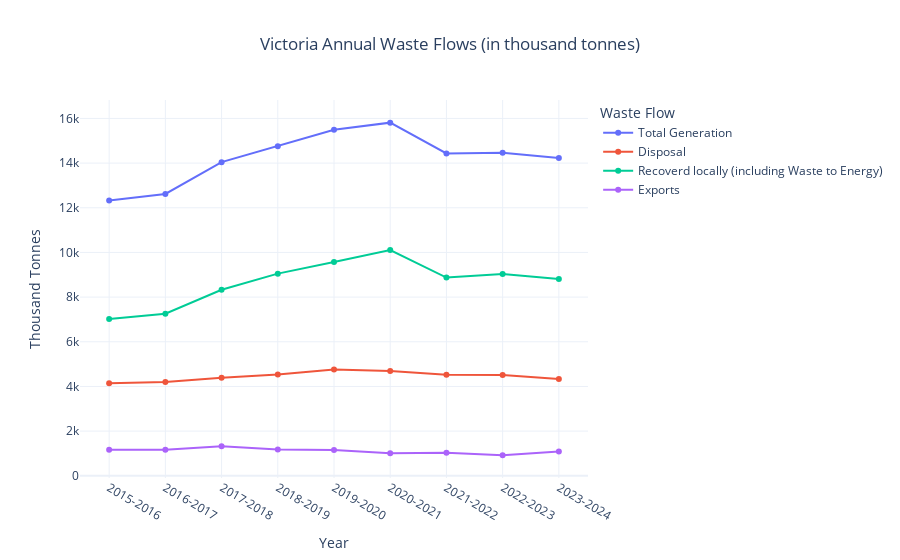

Notebook code cell kept with this figure:
### Markdown cell above
Victoria’s total waste generation has grown over time, but local recovery (including Waste-to-Energy) is steadily increasing while exports are declining.  
However, disposal levels remain relatively stable, showing that stronger community participation in recycling is still needed to further cut landfill.  
For new migrants, this highlights both the progress of Victoria’s waste system and the importance of individual sorting habits.

### Code cell
import pandas as pd
import plotly.express as px

# Read dataset
df = pd.read_csv("Merged_vic_waste_summary.csv")

# Convert from tonnes to thousand tonnes
df["Total Generation"] = df["Total Generation"] / 1000
df["Disposal"] = df["Disposal"] / 1000
df["Recoverd locally (including Waste to Energy)"] = df["Recoverd locally (including Waste to Energy)"] / 1000
df["Exports"] = df["Exports"] / 1000

# Create line chart
fig = px.line(
    df,
    x="Financial Year",
    y=["Total Generation", "Disposal", 
       "Recoverd locally (including Waste to Energy)", "Exports"],
    markers=True,
    title="Victoria Annual Waste Flows (in thousand tonnes)",
    labels={
        "value": "Thousand Tonnes",
        "Financial Year": "Year",
        "variable": "Category"
    },
    hover_data={"Financial Year": True, "value":":.1f"}  # 1 decimal place
)

# Layout adjustments
fig.update_layout(
    hovermode="x unified",
    legend_title_text="Waste Flow",
    template="plotly_white",
    title_x=0.5,    
    height=600 
)

fig.show()

### Figure 1 — Plotly figure (JSON) as saved in the notebook; plotly's stock layout.template omitted (floating-point values rounded to 4 significant figures)
{"data": [{"hovertemplate": "Category=Total Generation<br>Year=%{x}<br>Thousand Tonnes=%{y:.1f}<extra></extra>", "legendgroup": "Total Generation", "line": {"color": "#636efa", "dash": "solid"}, "marker": {"symbol": "circle"}, "mode": "lines+markers", "name": "Total Generation", "orientation": "v", "showlegend": true, "type": "scatter", "x": ["2015-2016", "2016-2017", "2017-2018", "2018-2019", "2019-2020", "2020-2021", "2021-2022", "2022-2023", "2023-2024"], "xaxis": "x", "y": [12330.0, 12620.0, 14040.0, 14760.0, 15490.0, 15810.0, 14430.0, 14460.0, 14230.0], "yaxis": "y"}, {"hovertemplate": "Category=Disposal<br>Year=%{x}<br>Thousand Tonnes=%{y:.1f}<extra></extra>", "legendgroup": "Disposal", "line": {"color": "#EF553B", "dash": "solid"}, "marker": {"symbol": "circle"}, "mode": "lines+markers", "name": "Disposal", "orientation": "v", "showlegend": true, "type": "scatter", "x": ["2015-2016", "2016-2017", "2017-2018", "2018-2019", "2019-2020", "2020-2021", "2021-2022", "2022-2023", "2023-2024"], "xaxis": "x", "y": [4139.0, 4199.0, 4393.0, 4536.0, 4764.0, 4692.0, 4525.0, 4517.0, 4335.0], "yaxis": "y"}, {"hovertemplate": "Category=Recoverd locally (including Waste to Energy)<br>Year=%{x}<br>Thousand Tonnes=%{y:.1f}<extra></extra>", "legendgroup": "Recoverd locally (including Waste to Energy)", "line": {"color": "#00cc96", "dash": "solid"}, "marker": {"symbol": "circle"}, "mode": "lines+markers", "name": "Recoverd locally (including Waste to Energy)", "orientation": "v", "showlegend": true, "type": "scatter", "x": ["2015-2016", "2016-2017", "2017-2018", "2018-2019", "2019-2020", "2020-2021", "2021-2022", "2022-2023", "2023-2024"], "xaxis": "x", "y": [7018.0, 7258.0, 8330.0, 9050.0, 9573.0, 10110.0, 8873.0, 9031.0, 8805.0], "yaxis": "y"}, {"hovertemplate": "Category=Exports<br>Year=%{x}<br>Thousand Tonnes=%{y:.1f}<extra></extra>", "legendgroup": "Exports", "line": {"color": "#ab63fa", "dash": "solid"}, "marker": {"symbol": "circle"}, "mode": "lines+markers", "name": "Exports", "orientation": "v", "showlegend": true, "type": "scatter", "x": ["2015-2016", "2016-2017", "2017-2018", "2018-2019", "2019-2020", "2020-2021", "2021-2022", "2022-2023", "2023-2024"], "xaxis": "x", "y": [1169.0, 1162.0, 1320.0, 1171.0, 1157.0, 1009.0, 1036.0, 914.9, 1090.0], "yaxis": "y"}], "layout": {"autosize": true, "hovermode": "x unified", "legend": {"title": {"text": "Waste Flow"}, "tracegroupgap": 0}, "title": {"text": "Victoria Annual Waste Flows (in thousand tonnes)", "x": 0.5}, "xaxis": {"anchor": "y", "autorange": true, "domain": [0, 1], "range": [-0.5, 8.5], "title": {"text": "Year"}, "type": "category"}, "yaxis": {"anchor": "x", "autorange": true, "domain": [0, 1], "range": [-80.17, 16810.0], "title": {"text": "Thousand Tonnes"}, "type": "linear"}}}
